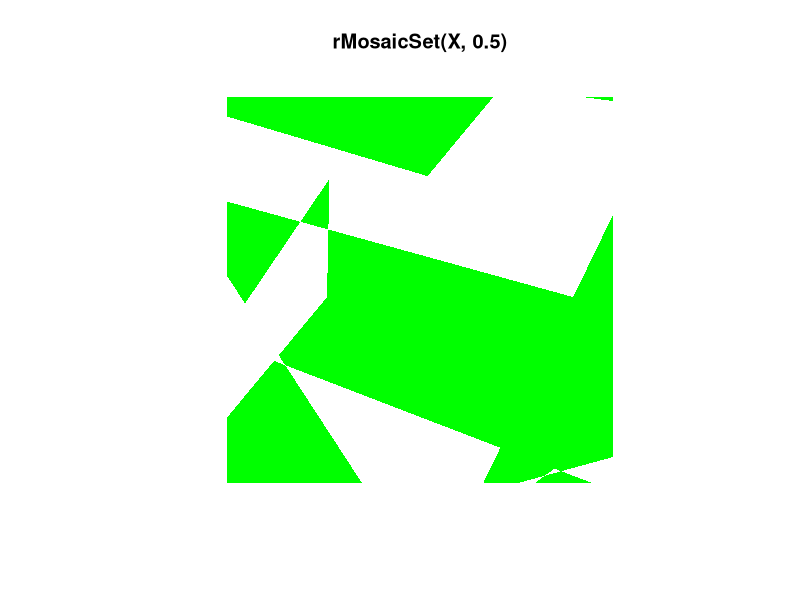
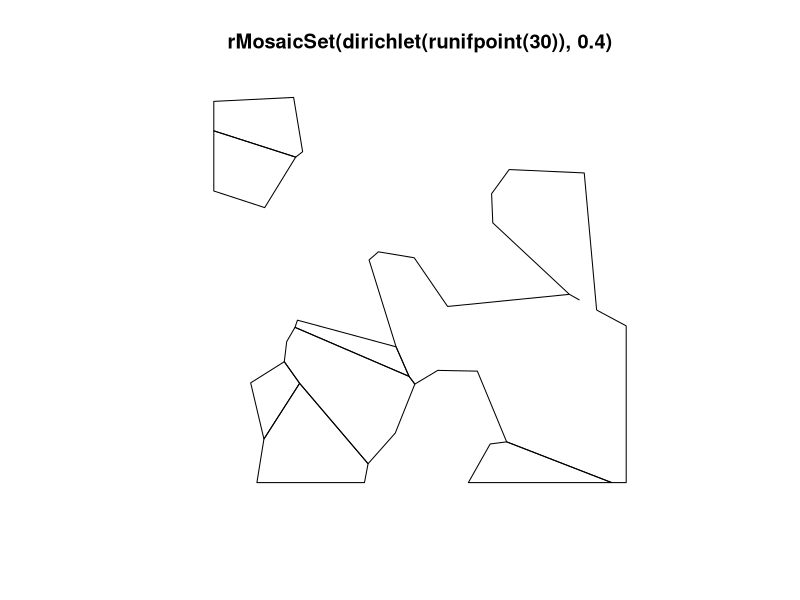

These charts were generated, in order, by the following R code:
library(spatstat)


### Name: rMosaicSet
### Title: Mosaic Random Set
### Aliases: rMosaicSet
### Keywords: spatial datagen

### ** Examples

   # Switzer's random set
   X <- rpoislinetess(3)
   plot(rMosaicSet(X, 0.5), col="green", border=NA)

   # another example
   plot(rMosaicSet(dirichlet(runifpoint(30)), 0.4))
